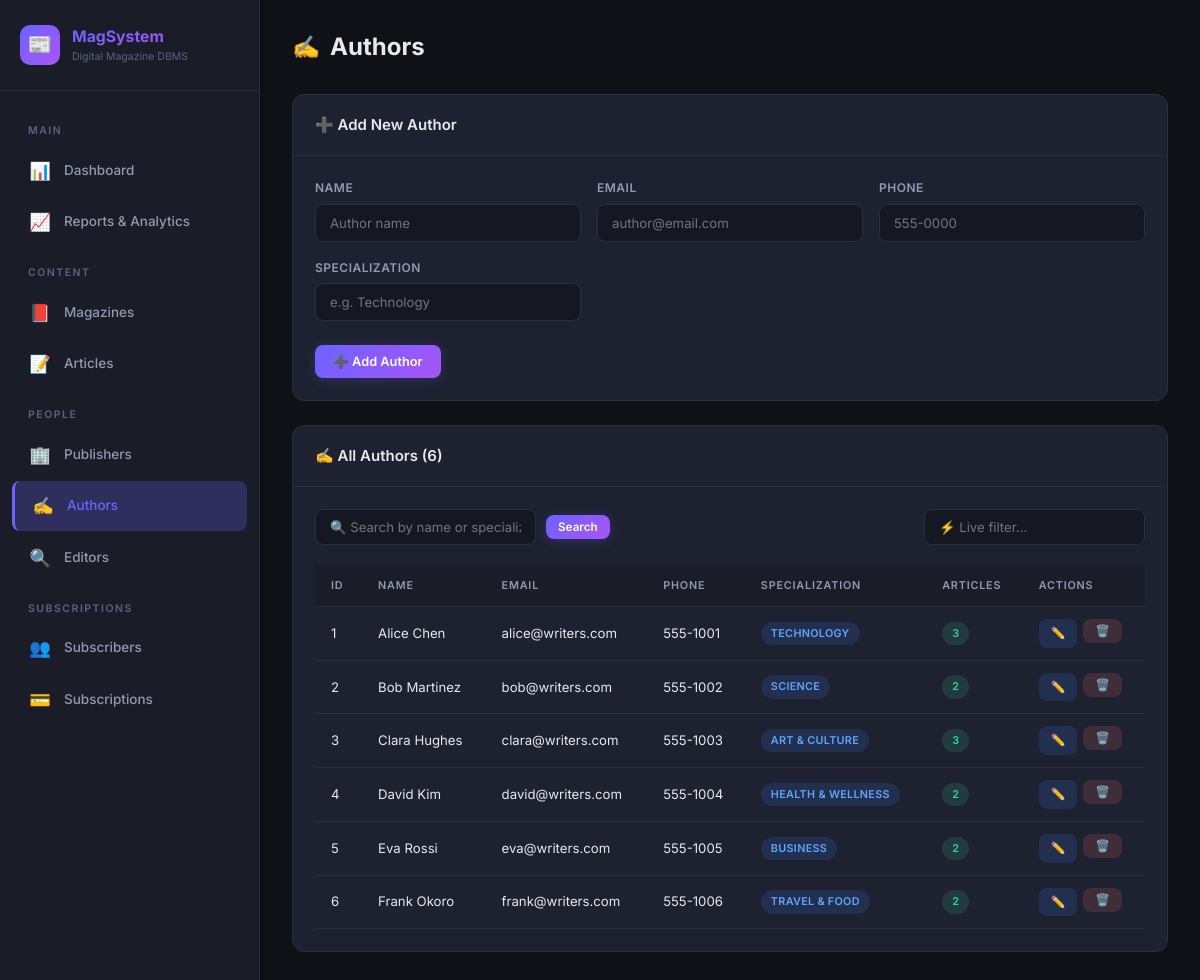
The app's page /authors with its own data.
### tables this page shows
CREATE TABLE AUTHOR (
    author_id      INTEGER PRIMARY KEY AUTOINCREMENT,
    name           TEXT NOT NULL,
    email          TEXT NOT NULL UNIQUE,
    phone          TEXT,
    specialization TEXT
);

### app.py (the view, shortened to what this page needs)
@app.route('/authors', methods=['GET', 'POST'])
def authors():
    db = get_db()
    search = request.args.get('search', '')
    if search:
        rows = db.execute(
            "SELECT a.*, COUNT(w.article_id) as article_count "
            "FROM AUTHOR a LEFT JOIN WRITES w ON a.author_id = w.author_id "
            "WHERE a.name LIKE ? OR a.specialization LIKE ? "
            "GROUP BY a.author_id ORDER BY a.name",
            (f'%{search}%', f'%{search}%')
        ).fetchall()
    else:
        rows = db.execute(
            "SELECT a.*, COUNT(w.article_id) as article_count "
            "FROM AUTHOR a LEFT JOIN WRITES w ON a.author_id = w.author_id "
            "GROUP BY a.author_id ORDER BY a.name"
        ).fetchall()
    db.close()
    return render_template('authors.html', authors=rows, search=search)

### app.py (called while the page is built)
@app.context_processor
def inject_now():
    return {'now': date.today().isoformat()}

@app.before_request
def ensure_db():
    db_path = os.path.join(os.path.dirname(os.path.abspath(__file__)), 'magazine_system.db')
    if not os.path.exists(db_path):
        init_db()

### database.py (called while the page is built)
def get_db():
    conn = sqlite3.connect(DATABASE)
    conn.row_factory = sqlite3.Row
    conn.execute("PRAGMA foreign_keys = ON")
    return conn

### templates/authors.html (shortened to what this page needs)
{% extends 'base.html' %}
{% block content %}
<div class="page-header">
  <h2><span class="header-icon">✍️</span> Authors</h2>
</div>
<div class="card">
  <div class="card-header">➕ Add New Author</div>
  <div class="card-body">
    <form method="POST" action="{{ url_for('authors') }}">
      <div class="form-grid">
        <div class="form-group">
          <label for="name">Name</label>
          <input type="text" id="name" name="name" required placeholder="Author name">
        </div>
        <div class="form-group">
          <label for="email">Email</label>
          <input type="email" id="email" name="email" required placeholder="author@email.com">
        </div>
        <div class="form-group">
          <label for="phone">Phone</label>
          <input type="text" id="phone" name="phone" placeholder="555-0000">
        </div>
        <div class="form-group">
          <label for="specialization">Specialization</label>
          <input type="text" id="specialization" name="specialization" placeholder="e.g. Technology">
        </div>
        <div class="form-actions">
          <button type="submit" class="btn btn-primary">➕ Add Author</button>
        </div>
      </div>
    </form>
  </div>
</div>
<div class="card">
  <div class="card-header">✍️ All Authors ({{ authors|length }})</div>
  <div class="card-body">
    <div class="search-bar">
      <form method="GET" action="{{ url_for('authors') }}" style="display:flex;gap:10px;align-items:center;">
        <input type="text" name="search" placeholder="🔍 Search by name or specialization..." value="{{ search }}">
        <button type="submit" class="btn btn-primary btn-sm">Search</button>
      </form>
      <input type="text" id="live-search" placeholder="⚡ Live filter..." style="margin-left:auto;">
    </div>
    {% if authors %}
    <div class="table-wrapper">
      <table>
        <thead><tr><th>ID</th><th>Name</th><th>Email</th><th>Phone</th><th>Specialization</th><th>Articles</th><th>Actions</th></tr></thead>
        <tbody>
          {% for a in authors %}
          <tr>
            <td>{{ a['author_id'] }}</td>
            <td>{{ a['name'] }}</td>
            <td>{{ a['email'] }}</td>
            <td>{{ a['phone'] or '—' }}</td>
            <td><span class="badge badge-monthly">{{ a['specialization'] or '—' }}</span></td>
            <td><span class="badge badge-lifetime">{{ a['article_count'] }}</span></td>
            <td>
              <div class="btn-group">
                <a href="{{ url_for('edit_record', table='author', record_id=a['author_id']) }}" class="btn btn-sm btn-edit">✏️</a>
                <form method="POST" action="{{ url_for('delete_record', table='author', record_id=a['author_id']) }}" class="delete-form" style="display:inline;">
                  <button type="submit" class="btn btn-sm btn-delete">🗑️</button>
                </form>
              </div>
            </td>
          </tr>
          {% endfor %}
        </tbody>
      </table>
    </div>
    {% else %}
    <div class="empty-state"><div class="empty-icon">✍️</div><p>No authors found.</p></div>
    {% endif %}
  </div>
</div>
{% endblock %}

### static/style.css (style rules this page uses)
:root { --bg-primary: #0f1117; --bg-secondary: #1a1d27; --bg-card: #1e2130; --bg-card-hover: #252838; --bg-input: #151722; --border: #2a2d3e; --border-focus: #6c63ff; --text-primary: #e8e8ed; --text-secondary: #9498b0; --text-muted: #5d6180; --accent: #6c63ff; --accent-hover: #7f78ff; --accent-glow: rgba(108, 99, 255, 0.25); --success: #34d399; --success-bg: rgba(52, 211, 153, 0.12); --error: #f87171; --error-bg: rgba(248, 113, 113, 0.12); --warning: #fbbf24; --warning-bg: rgba(251, 191, 36, 0.12); --gradient-1: linear-gradient(135deg, #6c63ff 0%, #a855f7 100%); --gradient-2: linear-gradient(135deg, #34d399 0%, #06b6d4 100%); --gradient-3: linear-gradient(135deg, #f97316 0%, #f43f5e 100%); --gradient-4: linear-gradient(135deg, #3b82f6 0%, #8b5cf6 100%); --sidebar-width: 260px; --radius: 12px; --radius-sm: 8px; --shadow: 0 4px 24px rgba(0,0,0,0.3); --transition: 0.2s ease; }
*, *::before, *::after { box-sizing: border-box; margin: 0; padding: 0; }
html { font-size: 15px; }
body { font-family: 'Inter', -apple-system, sans-serif; background: var(--bg-primary); color: var(--text-primary); line-height: 1.6; min-height: 100vh; }
a { color: var(--accent); text-decoration: none; transition: color var(--transition); }
.page-header { display: flex; align-items: center; justify-content: space-between; margin-bottom: 28px; flex-wrap: wrap; gap: 12px; }
.page-header h2 { font-size: 1.6rem; font-weight: 700; display: flex; align-items: center; gap: 10px; }
.page-header h2 .header-icon { font-size: 1.5rem; }
.card { background: var(--bg-card); border: 1px solid var(--border); border-radius: var(--radius); margin-bottom: 24px; animation: fadeIn 0.35s ease; }
.card-header { padding: 18px 22px; border-bottom: 1px solid var(--border); display: flex; align-items: center; justify-content: space-between; font-weight: 600; font-size: 1rem; }
.card-body { padding: 22px; }
.table-wrapper { overflow-x: auto; }
table { width: 100%; border-collapse: collapse; font-size: 0.88rem; }
thead th { background: var(--bg-secondary); color: var(--text-secondary); padding: 12px 16px; text-align: left; font-weight: 600; text-transform: uppercase; font-size: 0.72rem; letter-spacing: 0.8px; border-bottom: 1px solid var(--border); white-space: nowrap; }
tbody td { padding: 12px 16px; border-bottom: 1px solid var(--border); vertical-align: middle; }
tbody tr { transition: background var(--transition); }
.badge { display: inline-block; padding: 3px 10px; border-radius: 20px; font-size: 0.72rem; font-weight: 600; text-transform: uppercase; letter-spacing: 0.3px; }
.badge-monthly { background: rgba(59,130,246,0.15); color: #60a5fa; }
.badge-lifetime { background: rgba(52,211,153,0.15); color: #34d399; }
.btn { display: inline-flex; align-items: center; gap: 6px; padding: 9px 18px; border-radius: var(--radius-sm); font-size: 0.85rem; font-weight: 600; cursor: pointer; border: none; transition: all var(--transition); font-family: inherit; }
.btn-primary { background: var(--gradient-1); color: #fff; box-shadow: 0 2px 12px var(--accent-glow); }
.btn-sm { padding: 5px 12px; font-size: 0.78rem; }
.btn-edit { background: rgba(59,130,246,0.15); color: #60a5fa; }
.btn-delete { background: rgba(248,113,113,0.15); color: #f87171; }
.btn-group { display: flex; gap: 6px; }
.form-grid { display: grid; grid-template-columns: repeat(auto-fit, minmax(240px, 1fr)); gap: 16px; }
.form-group { display: flex; flex-direction: column; gap: 6px; }
.form-group label { font-size: 0.8rem; font-weight: 600; color: var(--text-secondary); text-transform: uppercase; letter-spacing: 0.5px; }
.form-group input, .form-group select, .form-group textarea { background: var(--bg-input); border: 1px solid var(--border); border-radius: var(--radius-sm); padding: 10px 14px; color: var(--text-primary); font-size: 0.88rem; font-family: inherit; transition: border-color var(--transition); }
.form-actions { display: flex; gap: 10px; margin-top: 8px; grid-column: 1 / -1; }
.search-bar { display: flex; gap: 10px; margin-bottom: 20px; flex-wrap: wrap; align-items: center; }
.search-bar input, .search-bar select { background: var(--bg-input); border: 1px solid var(--border); border-radius: var(--radius-sm); padding: 9px 14px; color: var(--text-primary); font-size: 0.88rem; font-family: inherit; min-width: 200px; }

### records on screen
AUTHOR: author_id "1", name "Alice Chen", email "alice@writers.com", phone "555-1001", specialization "TECHNOLOGY", article_count "3"
AUTHOR: author_id "2", name "Bob Martinez", email "bob@writers.com", phone "555-1002", specialization "SCIENCE", article_count "2"
AUTHOR: author_id "3", name "Clara Hughes", email "clara@writers.com", phone "555-1003", specialization "ART & CULTURE", article_count "3"
AUTHOR: author_id "4", name "David Kim", email "david@writers.com", phone "555-1004", specialization "HEALTH & WELLNESS", article_count "2"
AUTHOR: author_id "5", name "Eva Rossi", email "eva@writers.com", phone "555-1005", specialization "BUSINESS", article_count "2"
AUTHOR: author_id "6", name "Frank Okoro", email "frank@writers.com", phone "555-1006", specialization "TRAVEL & FOOD", article_count "2"

### other values on screen
{{ authors|length }} "6"
